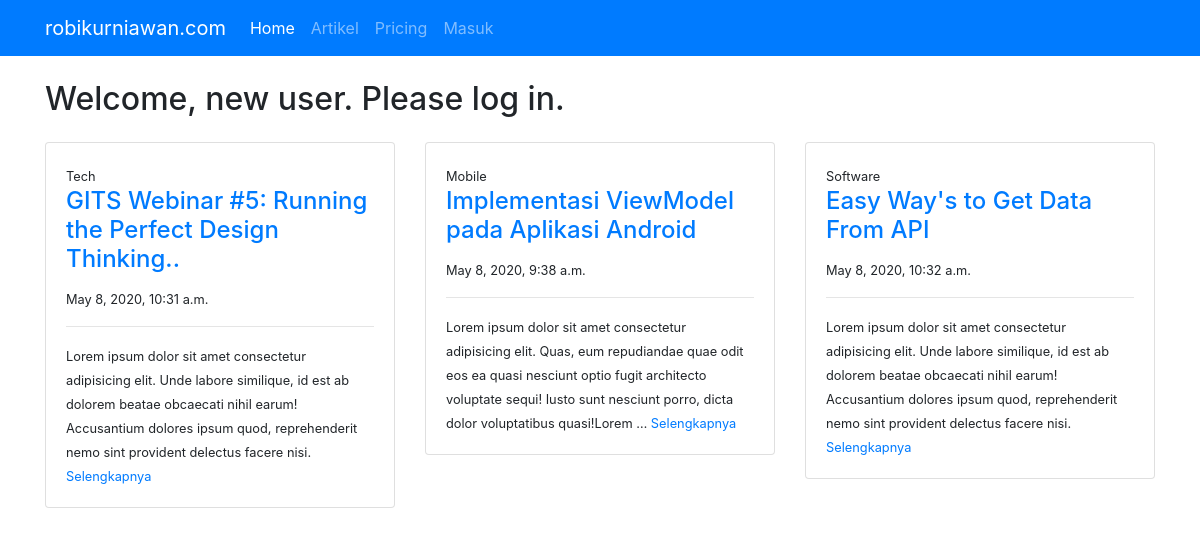
The page / on the database its author committed.
### artikel/models.py (models this page shows, shortened)
class Artikel(models.Model):
    judul = models.CharField(max_length=255)
    isi = models.TextField()
    kategori = models.CharField(max_length=255)
    published = models.DateTimeField(auto_now_add=True)
    updated = models.DateTimeField(auto_now=True)
    slug = models.SlugField(blank=True, editable=False)
    gambar = models.FileField()

### blog/views.py (the view)
# urls.py: url(r'^$', BlogHomeView.as_view(), name='home'),
class BlogHomeView(TemplateView, ArtikelPerKategori):
    template_name = "index.html"
    def get_context_data(self):
        querysets = self.get_latest_artikel_each_kategori()
        context = {
            'latest_artikel_list': querysets,
        }
        return context

### artikel/views.py (called while the page is built)
    def get_latest_artikel_each_kategori(self):
        kategori_list = self.model.objects.values_list('kategori', flat=True).distinct()
        queryset = []
        for kategori in kategori_list:
            artikel = self.model.objects.filter(kategori=kategori).latest('published')
            queryset.append(artikel)
        return queryset

### templates/index.html (shortened to what this page needs)
{% extends "base.html" %}
{% block contents %}
        {% if user.is_authenticated %}
            <h2 class="mt-4 mb-4"> Welcome, {{ user.username }}. Thanks for logging in. </h2>
        {% else %}
            <h2 class="mt-4 mb-4"> Welcome, new user. Please log in. </h2>
        {% endif %}
        <div class="row">
        {% for artikel in latest_artikel_list  %}
            <div class="col-md-4 mb-4">
            <div class="card">
                <div class="card-body">
                <small>{{ artikel.kategori }}</small>
                <h4 class="card-title"><a href="{% url 'artikel:detail' artikel.slug %}"> {{ artikel.judul }} </a></h4>
                <small>{{ artikel.published }}</small>
                <hr>
                <small class="card-text">
                    {{ artikel.isi|truncatewords:30 }}
                    <a href="{% url 'artikel:detail' artikel.slug %}"> Selengkapnya </a>
                </small>
                </div>
            </div>
            </div>
        {% endfor %}
    </div>
{% endblock contents %}

### rows shown on the page
Artikel: kategori "Tech", judul "GITS Webinar #5: Running the Perfect Design Thinking..", published "May 8, 2020, 10:31 a.m.", isi "Lorem ipsum dolor sit amet consectetur adipisicing elit. Unde labore similique, id est ab dolorem beatae obcaecati nihil earum! Accusantium dolores ipsum quod, reprehenderit nemo sint provident delectus facere nisi."
Artikel: kategori "Mobile", judul "Implementasi ViewModel pada Aplikasi Android", published "May 8, 2020, 9:38 a.m.", isi "Lorem ipsum dolor sit amet consectetur adipisicing elit. Quas, eum repudiandae quae odit eos ea quasi nesciunt optio fugit architecto voluptate sequi! Iusto sunt nesciunt porro, dicta dolor voluptatibus quasi!Lorem …"
Artikel: kategori "Software", judul "Easy Way's to Get Data From API", published "May 8, 2020, 10:32 a.m.", isi "Lorem ipsum dolor sit amet consectetur adipisicing elit. Unde labore similique, id est ab dolorem beatae obcaecati nihil earum! Accusantium dolores ipsum quod, reprehenderit nemo sint provident delectus facere nisi."
